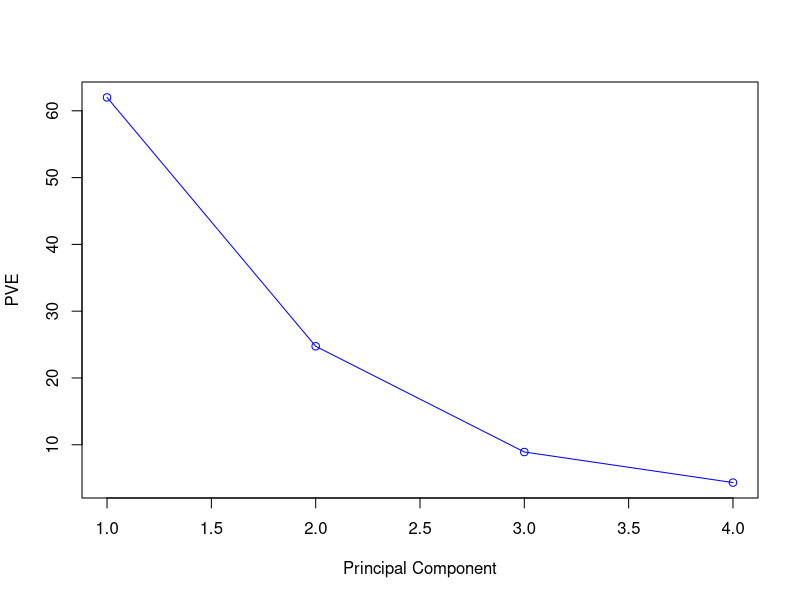
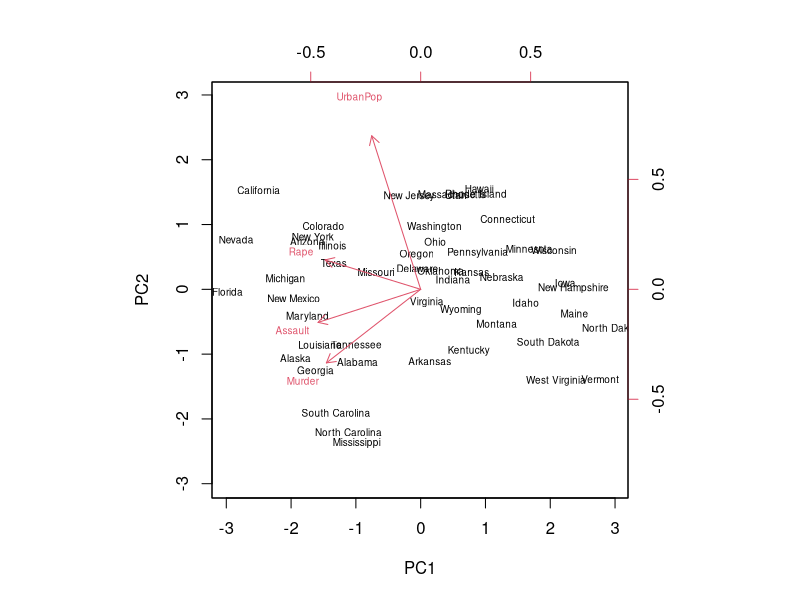
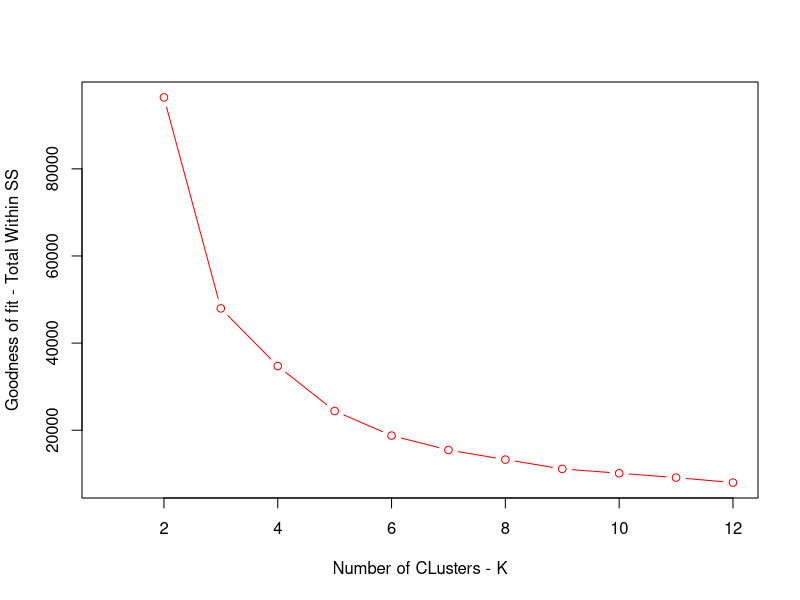
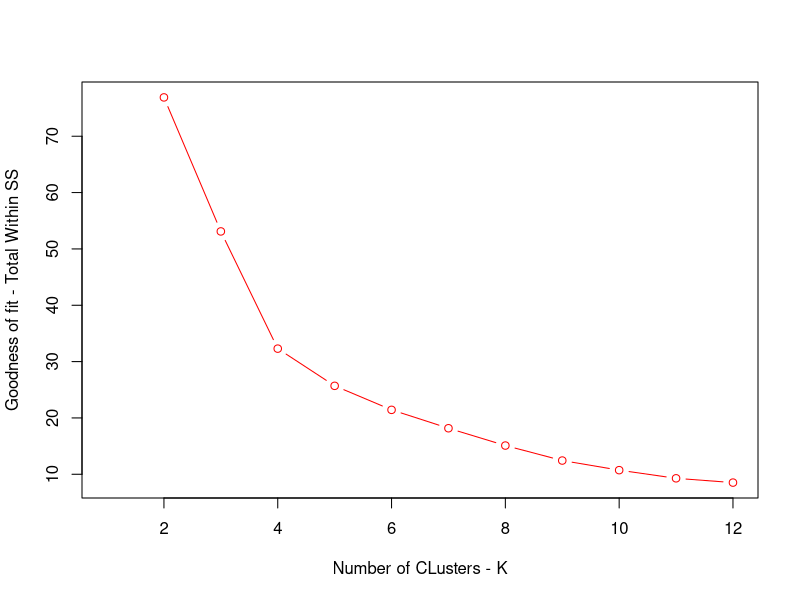
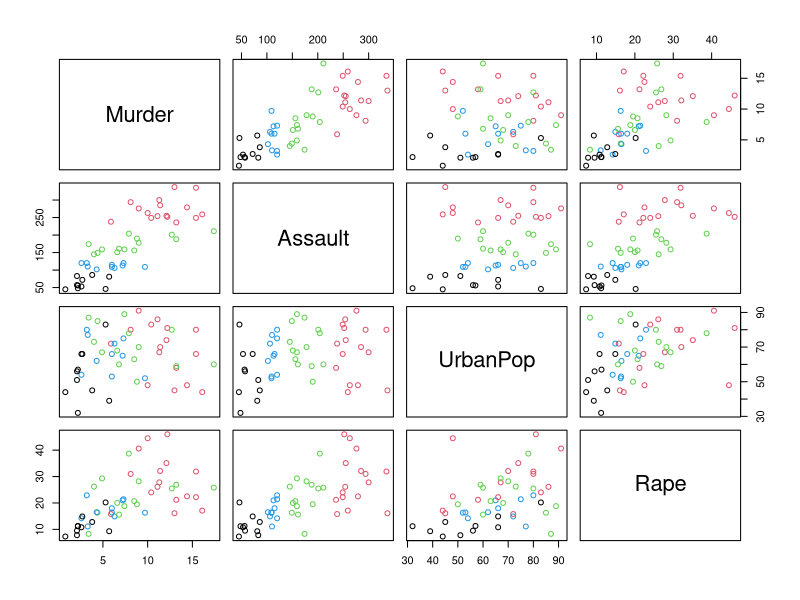
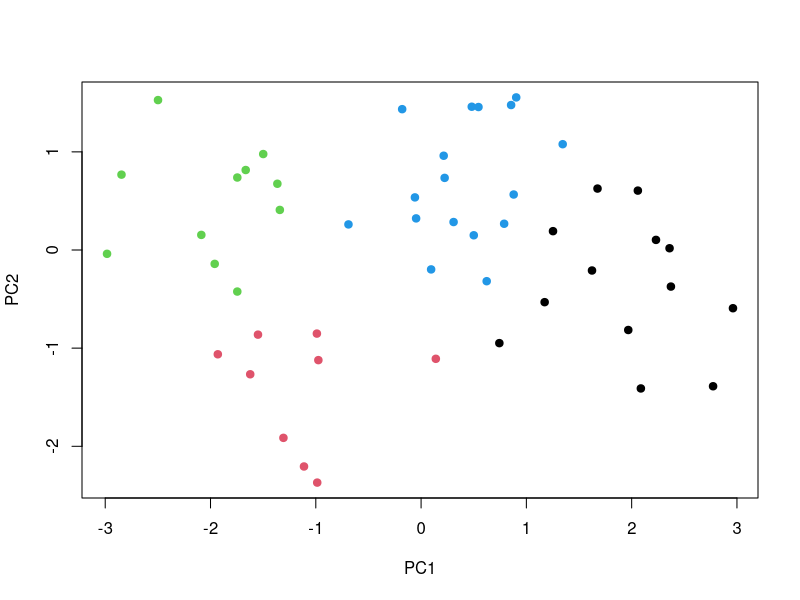
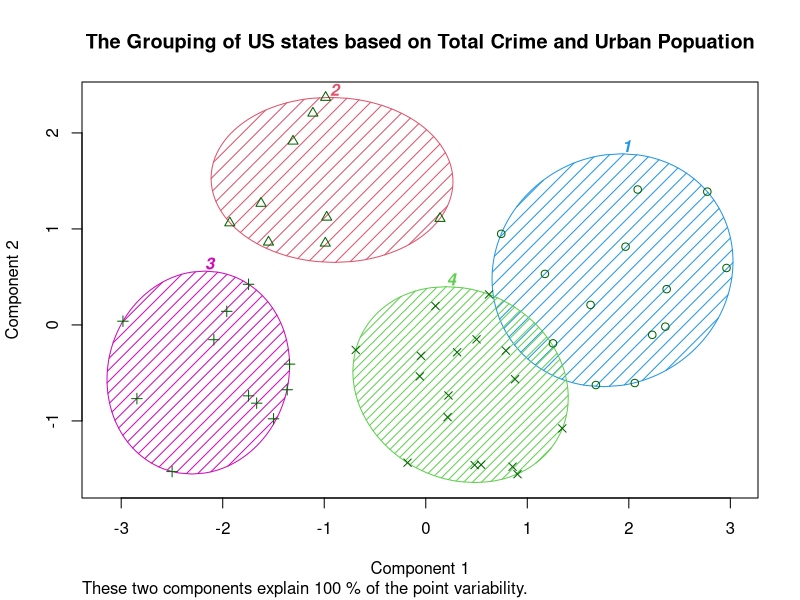
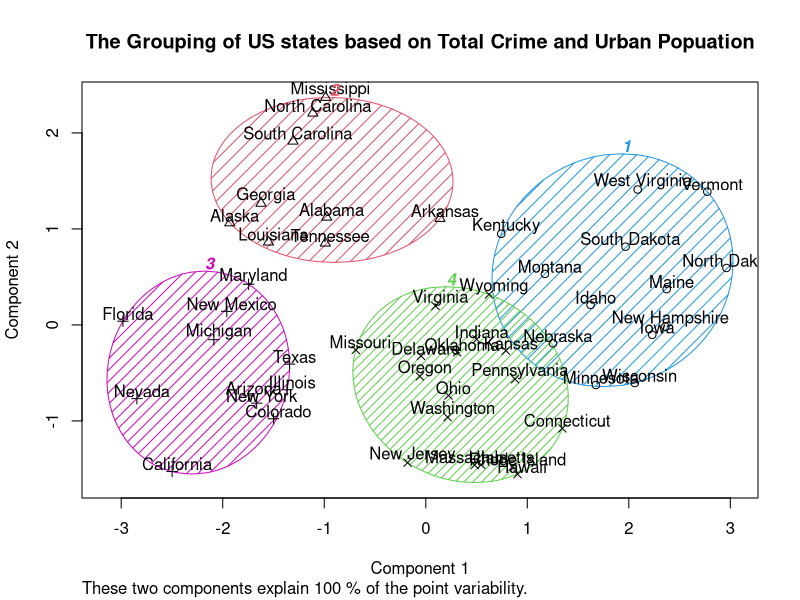

Source code (R) for these figures, in order:
## ---- chunk 1
dimnames(USArrests)
apply(USArrests, 2, mean)
apply(USArrests, 2, var)
## ---- chunk 2
PCA.arr <- prcomp(USArrests, scale=TRUE)
PCA.arr
## ---- chunk 3
pve=100*PCA.arr$sdev^2/sum(PCA.arr$sdev^2)
plot(pve, type="o", ylab="PVE", xlab="Principal Component",col =" blue ")

## ---- chunk 4
summary(PCA.arr)
PCA.arr$x
biplot(PCA.arr, scale = 0, cex=0.6)

## ---- chunk 5
#In order to find the ideal number of clusters, we have to look at the parameter withinss returned by the kmeans object as a preprocessing
#The lesser the withinss the better the clustering. SO first, lets do kmeans for k = 2 to 15 and note down the total within sum of squares (tot.withiss) for each kmeans object. then plot the withinss and find the right k at the elbow of the scree plot

totwithinss = c()
for (i in 2:12){
  k <- kmeans(USArrests, i, iter.max = 100, nstart = 20)
  totwithinss[i] <- k$tot.withinss
}

k = 1:12
plot(k, totwithinss, type='b', col='red', xlab = "Number of CLusters - K", ylab = "Goodness of fit - Total Within SS")

#Meh, original data suggests 5 clusters??
#Lets try PC data - USE THIS PLEASE
pc.totwithinss = c()
for (i in 2:12){
  k <- kmeans(PCA.arr$x[,1:2], i, iter.max = 100, nstart = 20)
  pc.totwithinss[i] <- k$tot.withinss
}

k = 1:12
plot(k, pc.totwithinss, type='b', col='red', xlab = "Number of CLusters - K", ylab = "Goodness of fit - Total Within SS")


## ---- chunk 6
#clustering the original data with kmeans using the ideal k value
kclusters <- kmeans(USArrests, 4, iter.max=500, nstart = 20)
#clustering with data using only PC1 and PC2 and ideal k value
pca.kclusters<- kmeans(PCA.arr$x[,1:2], 4, iter.max=500, nstart=20)

#original clusters -4D
plot(USArrests, col=kclusters$clust)

#kmeans clusters with maximum variance represented by PCA
plot(PCA.arr$x[,1:2], col=pca.kclusters$clust, pch=19,xlab="PC1",ylab="PC2")

#hkjlhsadf
library(cluster)
library(fpc)

#plotcluster(PCA.arr$x[,1:2],pca.kclusters$clust )

#Final clusters representation
clusplot(PCA.arr$x[,1:2], pca.kclusters$clust, color=TRUE, shade=TRUE, labels=5, lines=0, main = "The Grouping of US states based on Total Crime and Urban Popuation")

#Labelling the states:
clusplot(PCA.arr$x[,1:2], pca.kclusters$clust, color=TRUE, shade=TRUE, labels=2, lines=0, main = "The Grouping of US states based on Total Crime and Urban Popuation", col.p = "black")

#Same plot using original data - just to see how much variance is explained
clusplot(USArrests, kclusters$clust, color=TRUE, shade=TRUE, labels=2, lines=0, main = "The Grouping of US states based on original USArrests data", col.p = "black")
